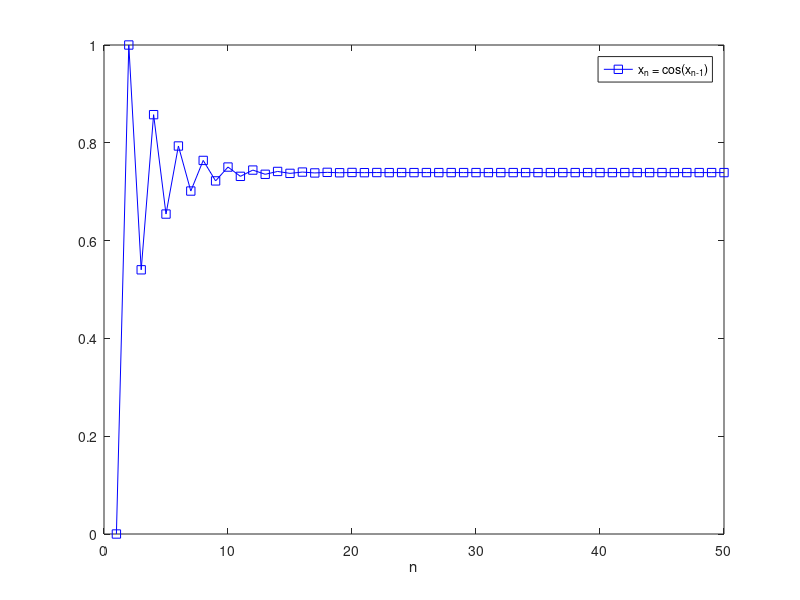
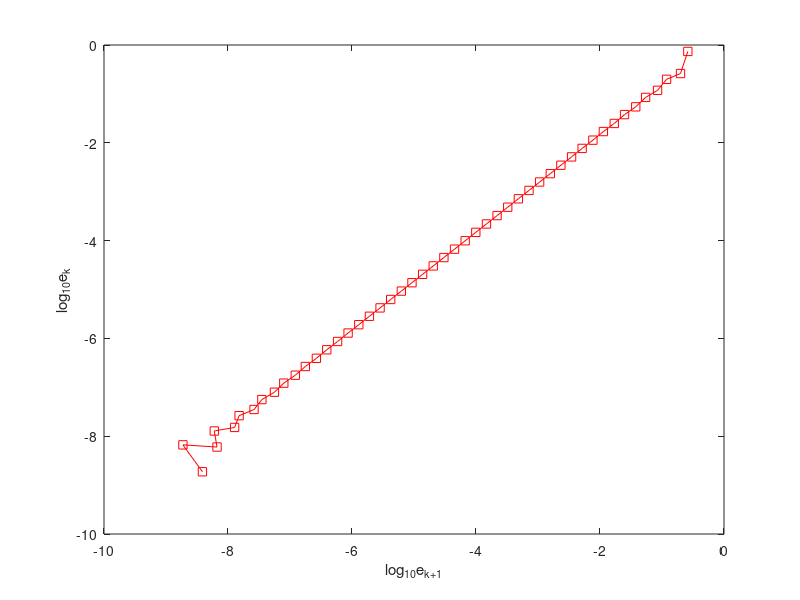

The MATLAB source for these figures, in order:
N = 50;
cossenos = zeros(N,1);
x = 0;
cossenos(1) = x;

for i=2:N
    cossenos(i) =  cos(cossenos(i-1));
end

%syms y
%eq = cos(y) == y;
%s = solve(eq,y);

s = cossenos(end);
%mu = abs(cossenos(30 + 1) - s)/abs(cossenos(30) - s);

ek = abs(cossenos(1:N-1) - s);
log_ek = log10(ek);

I = 20;
order = (log_ek(I+1) - log_ek(I))/(log_ek(I) - log_ek(I - 1));

figure();
plot(1:N, cossenos, "-sb"); hold on
xlabel('n');
%ylabel('x');
legend('x_n = cos(x_{n-1})');
set(gcf,'PaperSize',[10 10]);
print(gcf,'cos_point_fixe', '-dpdf', '-r300', '-bestfit');

figure();
plot(log_ek(2:N-1), log_ek(1:N-2), "-sr"); hold on
xlabel('log_{10}e_{k+1}');
ylabel('log_{10}e_{k}');
%legend('ek = cos(x_n) - s');
set(gcf,'PaperSize',[10 10]);
print(gcf,'log_ek_fp', '-dpdf', '-r300', '-bestfit');
 